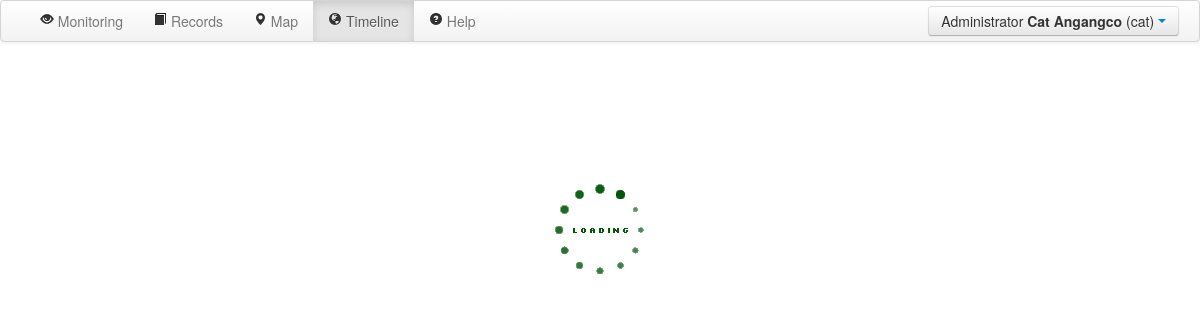
Screenshot of /timeline/ (signed in) with the database file from the repository.
### serveus/models.py (models this page shows, shortened)
class UserType(db.Model):
	__tablename__ = 'usertype'
	id = db.Column(db.Integer, primary_key=True)
	name = db.Column(db.String(80), unique=True)
	users = db.relationship('User', backref='usertype', lazy='dynamic')
	@staticmethod
	def get_administrator():
		return UserType.query.filter(UserType.name=='Administrator').first()
	@staticmethod
	def get_microscopist():
		return UserType.query.filter(UserType.name=='Medical Technologist').first()
	def __init__(self, name=""):
		self.name = name
	def __repr__(self):
		return '<UserType %r>' % self.name
	def __str__(self):
		return self.name

class User(db.Model, UserMixin):
	__tablename__ = 'user'
	id = db.Column(db.Integer, primary_key=True)
	username = db.Column(db.String(80), unique=True)
	password = db.Column(db.String(120))
	firstname = db.Column(db.String(100))
	lastname = db.Column(db.String(100))
	usertype_id = db.Column(db.Integer, db.ForeignKey('usertype.id'))
	case =  db.relationship('Case', backref='user', lazy='dynamic')
	contact = db.Column(db.String(80))
	email = db.Column(db.String(80), unique=True)
	chunklists = db.relationship('Chunklist', backref='user', lazy='dynamic')
	"""
	@models_committed.connect_via(app)
	def on_models_committed(sender, changes):
		for obj, method in changes:
			if method == 'insert' and type(obj) == User:
				body = '''Greetings, %s %s! You have successfully been registered to the system. Your temporary password is <b>%s</b>.<br><br>Below are your account details:<br><br>Username: %s<br>User type: %s<br>Contact number: %s<br>Email: %s<br><br>Please login and change your password. Thank you!''' % (obj.firstname, obj.lastname, '123', obj.username, obj.usertype, obj.contact, obj.email)
				msg = Message('Outbreak Monitoring', sender="cvmig.group.23@gmail.com", recipients=['generic@mailinator.com',obj.email])
				msg.html = body
				mail.send(msg)
	"""
	def is_administrator(self):
		return self.usertype == UserType.get_administrator()
	def is_microscopist(self):
		return self.usertype == UserType.get_microscopist()
	def is_doctor(self):
		return self.usertype == UserType.get_doctor()
	def __init__(self, firstname="", lastname="", username="", password="", contact="", email=""):
		self.firstname = firstname
		self.lastname = lastname
		self.username = username
		self.password = password
		self.contact = contact
		self.email = email
	def __repr__(self):
		return '<User %r %r (%r)>' % (self.firstname, self.lastname, self.username)
	def __str__(self):
		return self.username

### serveus/views.py (the view, shortened to what this page needs)
@app.route('/timeline/')
@allowed([get_admin, get_doctor])
@login_required
def timeline():
    lat = request.args.get('lat')
    lng = request.args.get('lng')
    zoom = request.args.get('zoom')
    bound_start = date_start = request.args.get('date_start')
    bound_end = date_end = request.args.get('date_end')
    print str(bound_start)
    default_view = False
    if not (zoom and date_start and date_end):
        default_view = True
        date_start = datetime.date.today()-datetime.timedelta(days=30)
        date_end = datetime.date.today()
        zoom = 7
        case_list = Case.query.all()
        bound_end = None
        bound_start = None
    case_list = [i for i in case_list]
    min_date = case_list[0].date
    max_date = case_list[0].date
    sorted_list = {'Any Disease': [], 'Test Data': []}
    for i in case_list:
        if i.test:
            sorted_list["Test Data"].append((str(i.lat)+','+str(i.lng),i.date))
        else:
            sorted_list["Any Disease"].append((str(i.lat)+','+str(i.lng),i.date))
        if i.date > max_date:
            max_date = i.date
        if i.date < min_date:
            min_date = i.date
    '''
    date_start = str(min_date.year) + '-' + str(min_date.month) + '-' + str(min_date.day)
    date_end = str(max_date.year) + '-' + str(max_date.month) + '-' + str(max_date.day)
    '''
    date_start = min_date
    date_end = max_date
    if default_view:
        bound_end = max_date + datetime.timedelta(days=1)
        bound_start = min_date - datetime.timedelta(days=1)
    if default_view or not(lat and lng):
        max_y = max_x = 0
        min_y = min_x = 9999
        for i in case_list:
            if i.lat > max_y:
                max_y = i.lat
            if i.lng > max_x:
                max_x = i.lng
            if i.lat < min_y:
                min_y = i.lat
            if i.lng < min_x:
                min_x = i.lng
        lat = (min_y + max_y)/2
        lng = (min_x + max_x)/2
        try:
            zoom = math.floor(math.log(480 * 360 / (((max_y - min_y)+(max_x - min_x))/2) / 256) / 0.6931471805599453);
        except Exception, e:
            zoom = 7
            lat = 10.422988
            lng = 120.629883
    return render_template("timeline.html", lat = lat, lng = lng, zoom = zoom, case_list = sorted_list, date_start = date_start, date_end = date_end, user = current_user, bound_end=bound_end, bound_start = bound_start, menu_active='timeline')

### serveus/views.py (called while the page is built)
def get_admin():
    return UserType.query.filter(UserType.name == 'Administrator').first()

def get_doctor():
    return UserType.query.filter(UserType.name == 'Validator').first()

def allowed(types=[]):
    def decorator(function):
        @wraps(function)
        def returned(*args, **kwargs):
            other = [i() for i in types]
            if current_user.usertype in other:
                return function(*args, **kwargs)
            else:
                abort(401)
        return returned
    return decorator

@login_manager.user_loader
def load_user(userid):
    return User.query.get(userid)

### serveus/templates/timeline.html (shortened to what this page needs)
{% extends "layout.html" %}
{% block script %}
        <link href="/static/css/iThing-min.css" rel="stylesheet">
{% endblock %}
{% block content %}
        <div id="loading_block" style="height: 100px; width: 100%; margin-top: 15%; text-align: center; z-index: 100;"><img src="/static/images/loading.gif"/></div>
        <div id="map-canvas" class="google-maps" style="height: calc(100% - 42px); width: 100%; margin: -20px 0 0; display: "></div>
{% endblock %}

### serveus/templates/layout.html (shortened to what this page needs)
<!DOCTYPE html>
<html>
	<head>
		<link href="/static/css/bootstrap.min.css" rel="stylesheet" media="screen">
		<link href="/static/css/bootstrap-responsive.css" rel="stylesheet">
        <link href="/static/css/eyecon-datepicker.css" rel="stylesheet">
        <link href="/static/css/bootstrap-image-gallery.css" rel="stylesheet">
		{% block script %}
		{% endblock %}
	</head>
	<body>
		<div class="navbar" style="width: 100%;">
			<div class="navbar-inner">
                <ul class="nav pull-right">
                    <div class="btn-group">
                        <a class="btn dropdown-toggle" data-toggle="dropdown" href="#">
							{{user.usertype.name}} <b>{{user.firstname}} {{user.lastname}}</b> ({{ user.username }})
                        <span class="caret"></span>
                        </a>
                    </div>
                </ul>
                <div class="nav-collapse collapse">
                    <div>
                        <ul class="nav pull-left">
                            <li>&nbsp</li>
							{% if not user.is_microscopist() %}<li {% if menu_active == 'monitoring' %}class="active"{% endif %}><a href="/monitoring/"><i class="icon-eye-open"></i> Monitoring</a></li>{% endif %}
                            <li {% if menu_active == 'records' %}class="active"{% endif %}><a href="/records/"><i class="icon-book"></i> Records</a></li>
                            {% if not user.is_microscopist() %}<li {% if menu_active == 'map' %}class="active"{% endif %}><a href="/map/"><i class="icon-map-marker"></i> Map</a></li>{% endif %}
                            {% if not user.is_microscopist() %}<li {% if menu_active == 'timeline' %}class="active"{% endif %}><a href="/timeline/"><i class="icon-globe"></i> Timeline</a></li>{% endif %}
                            <li><a href="#helpModal" id="help" data-toggle="modal"><i class="icon-question-sign"></i> Help</a></li>
                        </ul>
                    </div>
                </div>
			</div>
		</div>
		{% block content %}
		{% endblock %}
	</body>
</html>

### serveus/templates/timeline.html (style rules this page uses)
html, body { height: 100%; margin: 0 0 0; padding: 0 0 0; }
#loading_block { position: fixed; top: 0; left: 0; width: 100%; height: 100%; z-index:99; }

### rows the page displays
UserType: usertype.name "Administrator"
User: firstname "Cat", lastname "Angangco", username "cat"
